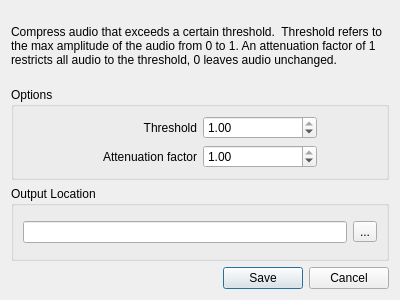
<?xml version="1.0" encoding="UTF-8"?>
<ui version="4.0">
 <class>CompressionDialog</class>
 <widget class="QDialog" name="CompressionDialog">
  <property name="windowModality">
   <enum>Qt::ApplicationModal</enum>
  </property>
  <property name="geometry">
   <rect>
    <x>0</x>
    <y>0</y>
    <width>400</width>
    <height>300</height>
   </rect>
  </property>
  <property name="sizePolicy">
   <sizepolicy hsizetype="Fixed" vsizetype="Fixed">
    <horstretch>0</horstretch>
    <verstretch>0</verstretch>
   </sizepolicy>
  </property>
  <property name="minimumSize">
   <size>
    <width>400</width>
    <height>300</height>
   </size>
  </property>
  <property name="windowTitle">
   <string>Processor: Compression</string>
  </property>
  <layout class="QVBoxLayout" name="verticalLayout_3">
   <item>
    <widget class="QLabel" name="description">
     <property name="maximumSize">
      <size>
       <width>16777215</width>
       <height>70</height>
      </size>
     </property>
     <property name="text">
      <string>Compress audio that exceeds a certain threshold.  Threshold refers to the max amplitude of the audio from 0 to 1. An attenuation factor of 1 restricts all audio to the threshold, 0 leaves audio unchanged. </string>
     </property>
     <property name="wordWrap">
      <bool>true</bool>
     </property>
    </widget>
   </item>
   <item>
    <widget class="QGroupBox" name="groupBox_2">
     <property name="title">
      <string>Options</string>
     </property>
     <layout class="QVBoxLayout" name="verticalLayout">
      <item>
       <layout class="QHBoxLayout" name="horizontalLayout_2">
        <item>
         <spacer name="horizontalSpacer">
          <property name="orientation">
           <enum>Qt::Horizontal</enum>
          </property>
          <property name="sizeType">
           <enum>QSizePolicy::Fixed</enum>
          </property>
          <property name="sizeHint" stdset="0">
           <size>
            <width>60</width>
            <height>20</height>
           </size>
          </property>
         </spacer>
        </item>
        <item>
         <widget class="QLabel" name="thresholdLabel">
          <property name="text">
           <string>Threshold</string>
          </property>
          <property name="alignment">
           <set>Qt::AlignRight|Qt::AlignTrailing|Qt::AlignVCenter</set>
          </property>
         </widget>
        </item>
        <item>
         <widget class="QDoubleSpinBox" name="threshold">
          <property name="maximum">
           <double>1.000000000000000</double>
          </property>
          <property name="singleStep">
           <double>0.100000000000000</double>
          </property>
          <property name="value">
           <double>1.000000000000000</double>
          </property>
         </widget>
        </item>
        <item>
         <spacer name="horizontalSpacer_2">
          <property name="orientation">
           <enum>Qt::Horizontal</enum>
          </property>
          <property name="sizeType">
           <enum>QSizePolicy::Fixed</enum>
          </property>
          <property name="sizeHint" stdset="0">
           <size>
            <width>60</width>
            <height>20</height>
           </size>
          </property>
         </spacer>
        </item>
       </layout>
      </item>
      <item>
       <layout class="QHBoxLayout" name="horizontalLayout_3">
        <item>
         <spacer name="horizontalSpacer_3">
          <property name="orientation">
           <enum>Qt::Horizontal</enum>
          </property>
          <property name="sizeType">
           <enum>QSizePolicy::Fixed</enum>
          </property>
          <property name="sizeHint" stdset="0">
           <size>
            <width>60</width>
            <height>20</height>
           </size>
          </property>
         </spacer>
        </item>
        <item>
         <widget class="QLabel" name="attenuation">
          <property name="text">
           <string>Attenuation factor</string>
          </property>
          <property name="alignment">
           <set>Qt::AlignRight|Qt::AlignTrailing|Qt::AlignVCenter</set>
          </property>
         </widget>
        </item>
        <item>
         <widget class="QDoubleSpinBox" name="attenuationFactor">
          <property name="maximum">
           <double>1.000000000000000</double>
          </property>
          <property name="singleStep">
           <double>0.100000000000000</double>
          </property>
          <property name="value">
           <double>1.000000000000000</double>
          </property>
         </widget>
        </item>
        <item>
         <spacer name="horizontalSpacer_4">
          <property name="orientation">
           <enum>Qt::Horizontal</enum>
          </property>
          <property name="sizeType">
           <enum>QSizePolicy::Fixed</enum>
          </property>
          <property name="sizeHint" stdset="0">
           <size>
            <width>60</width>
            <height>20</height>
           </size>
          </property>
         </spacer>
        </item>
       </layout>
      </item>
     </layout>
    </widget>
   </item>
   <item>
    <widget class="QGroupBox" name="groupBox">
     <property name="title">
      <string>Output Location</string>
     </property>
     <layout class="QVBoxLayout" name="verticalLayout_2">
      <item>
       <layout class="QHBoxLayout" name="horizontalLayout">
        <item>
         <widget class="QLineEdit" name="outputPath"/>
        </item>
        <item>
         <widget class="QToolButton" name="pathDialogButton">
          <property name="text">
           <string>...</string>
          </property>
          <property name="icon">
           <iconset resource="../resources/resources.qrc">
            <normaloff>:/images/OneDrive_Folder_Icon.svg.png</normaloff>:/images/OneDrive_Folder_Icon.svg.png</iconset>
          </property>
         </widget>
        </item>
       </layout>
      </item>
     </layout>
    </widget>
   </item>
   <item>
    <widget class="QDialogButtonBox" name="dialogButtons">
     <property name="orientation">
      <enum>Qt::Horizontal</enum>
     </property>
     <property name="standardButtons">
      <set>QDialogButtonBox::Cancel|QDialogButtonBox::Save</set>
     </property>
    </widget>
   </item>
  </layout>
 </widget>
 <resources>
  <include location="../resources/resources.qrc"/>
 </resources>
 <connections>
  <connection>
   <sender>dialogButtons</sender>
   <signal>accepted()</signal>
   <receiver>CompressionDialog</receiver>
   <slot>accept()</slot>
   <hints>
    <hint type="sourcelabel">
     <x>248</x>
     <y>254</y>
    </hint>
    <hint type="destinationlabel">
     <x>157</x>
     <y>274</y>
    </hint>
   </hints>
  </connection>
  <connection>
   <sender>dialogButtons</sender>
   <signal>rejected()</signal>
   <receiver>CompressionDialog</receiver>
   <slot>reject()</slot>
   <hints>
    <hint type="sourcelabel">
     <x>316</x>
     <y>260</y>
    </hint>
    <hint type="destinationlabel">
     <x>286</x>
     <y>274</y>
    </hint>
   </hints>
  </connection>
 </connections>
</ui>
